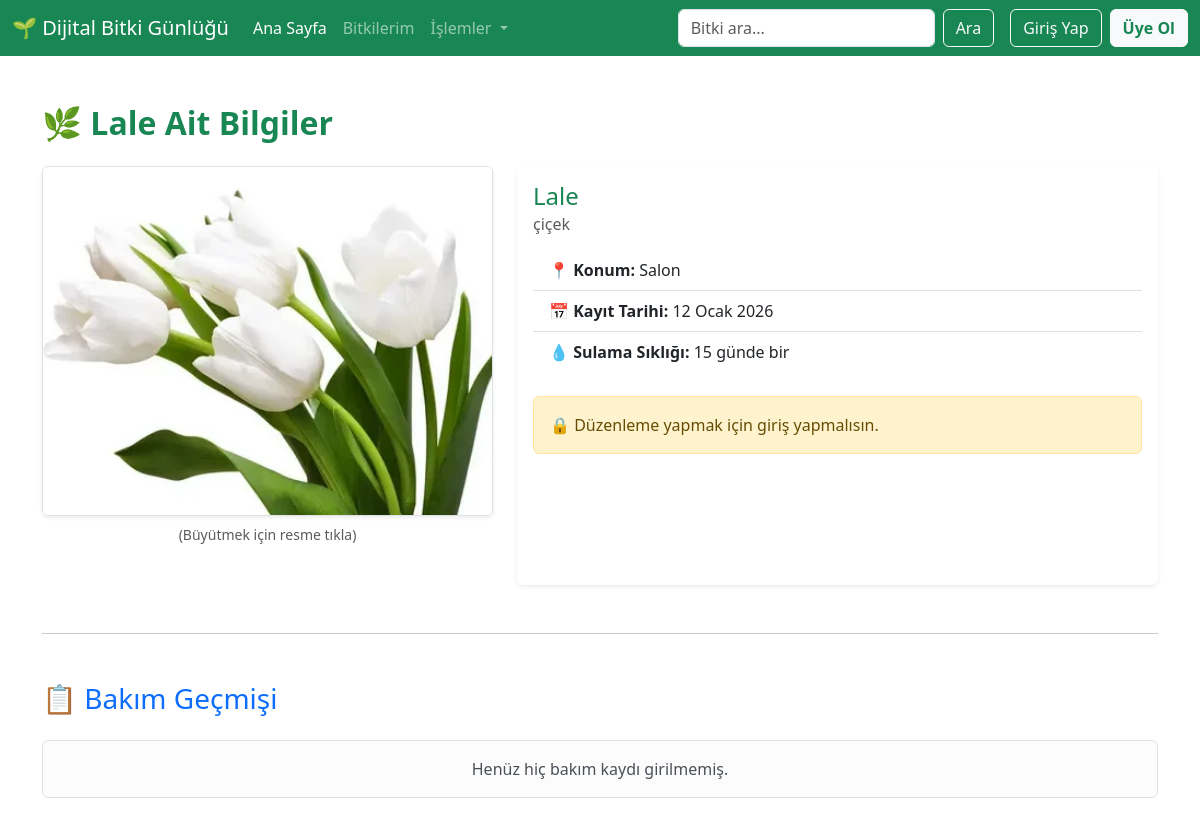
The page /plant/8/detail on the database its author committed.
### plants/models.py (models this page shows, shortened)
class Plant(models.Model):
    name= models.CharField(max_length=100, verbose_name="Bitki Adı ")
    species = models.CharField(max_length=100, blank=True, verbose_name="Bitki Türü ")
    added_date = models.DateField(verbose_name="Ekleme Tarihi ", auto_now_add=True)
    photo = models.ImageField(upload_to="plant_photos/", blank=True, null=True, verbose_name="Resim Ekle ")  # Fotoğraf
    location = models.CharField(max_length=100, choices=LOCATION_CHOICES, blank=True, verbose_name="Evdeki Konumu")
    irrigation_frequency = models.PositiveIntegerField(verbose_name="Sulama Sıklığı (Gün)")

### plants/views.py (the view)
# urls.py: path('<int:id>/detail',plant_detail,name='detail'),
def plant_detail(request,id):
    plant=get_object_or_404(Plant, id=id)
    carelogs= plant.care_logs.all()  #ilişkili bakım kayıtlarını al
    return render(request,'plant/detail.html',{'plant':plant,'carelogs':carelogs})

### templates/plant/detail.html (shortened to what this page needs)
{% extends "base.html" %}
{% block body %}
<div class="container mt-4">
    <h2 class="mb-4 text-success fw-bold">
        🌿 {{ plant.name }} Ait Bilgiler
    </h2>
    <div class="row">
        <div class="col-md-5 mb-4">
            {% if plant.photo %}
                <img id="kucukResim"
                     src="{{ plant.photo.url }}"
                     alt="{{ plant.name }}"
                     class="img-fluid rounded shadow-sm border"
                     style="width: 100%; height: 350px; object-fit: cover; cursor: pointer;">
                <p class="text-muted text-center small mt-2">
                    (Büyütmek için resme tıkla)
                </p>
            {% else %}
                <div class="bg-light rounded d-flex align-items-center justify-content-center border" style="height: 350px;">
                    <span class="text-muted fs-5">Resim Yok 🍂</span>
                </div>
            {% endif %}
        </div>
        <div class="col-md-7">
            <div class="card shadow-sm border-0 h-100">
                <div class="card-body">
                    <h4 class="card-title text-success">{{ plant.name }}</h4>
                    <h6 class="card-subtitle mb-3 text-muted">{{ plant.species }}</h6>
                    <ul class="list-group list-group-flush">
                        <li class="list-group-item">
                            <strong>📍 Konum:</strong> {{ plant.get_location_display }}
                        </li>
                        <li class="list-group-item">
                            <strong>📅 Kayıt Tarihi:</strong> {{ plant.added_date }}
                        </li>
                        <li class="list-group-item">
                            <strong>💧 Sulama Sıklığı:</strong> {{ plant.irrigation_frequency }} günde bir
                        </li>
                    </ul>
                    <div class="mt-4">
                        {% if request.user.is_authenticated %}
                            <a href="{% url 'plant:update' plant.id %}" class="btn btn-warning text-white me-2">
                                ✏️ Bilgileri Güncelle
                            </a>
                            <form action="{% url 'plant:delete' plant.id %}" method="POST" class="d-inline">
                                {% csrf_token %}
                                <button type="submit" class="btn btn-danger" onclick="return confirm('Bu bitkiyi silmek istediğine emin misin?')">
                                    🗑️ Sil
                                </button>
                            </form>
                        {% else %}
                            <div class="alert alert-warning">
                                🔒 Düzenleme yapmak için giriş yapmalısın.
                            </div>
                        {% endif %}
                    </div>
                </div>
            </div>
        </div>
    </div>
    <hr class="my-5">
    <div class="d-flex justify-content-between align-items-center mb-3">
        <h3 class="text-primary">📋 Bakım Geçmişi</h3>
    </div>
    {% if carelogs %}
        <div class="row row-cols-1 row-cols-md-2 g-3">
            {% for log in carelogs %}
            <div class="col">
                <div class="card shadow-sm border-start border-primary border-4">
                    <div class="card-body">
                        <div class="d-flex justify-content-between">
                            <h6 class="fw-bold">{{ log.date }}</h6>
                            <div>
                                {% if log.watered %}
                                    <span class="badge bg-info text-dark">Sulandı</span>
                                {% endif %}
                                {% if log.fertilized %}
                                    <span class="badge bg-warning text-dark">Gübrelendi</span>
                                {% endif %}
                            </div>
                        </div>
                        {% if log.notes %}
                            <p class="mt-2 mb-0 text-muted fst-italic">"{{ log.notes }}"</p>
                        {% endif %}
                    </div>
                </div>
            </div>
            {% endfor %}
        </div>
    {% else %}
        <div class="alert alert-light border text-center">
            Henüz hiç bakım kaydı girilmemiş.
        </div>
    {% endif %}
</div>
{% endblock %}

### templates/base.html (style rules this page uses)
body { padding-top: 80px; }

### rows shown on the page
Plant: name "Lale", photo (picture), species "çiçek", location "Salon", added_date "12 Ocak 2026", irrigation_frequency "15"
